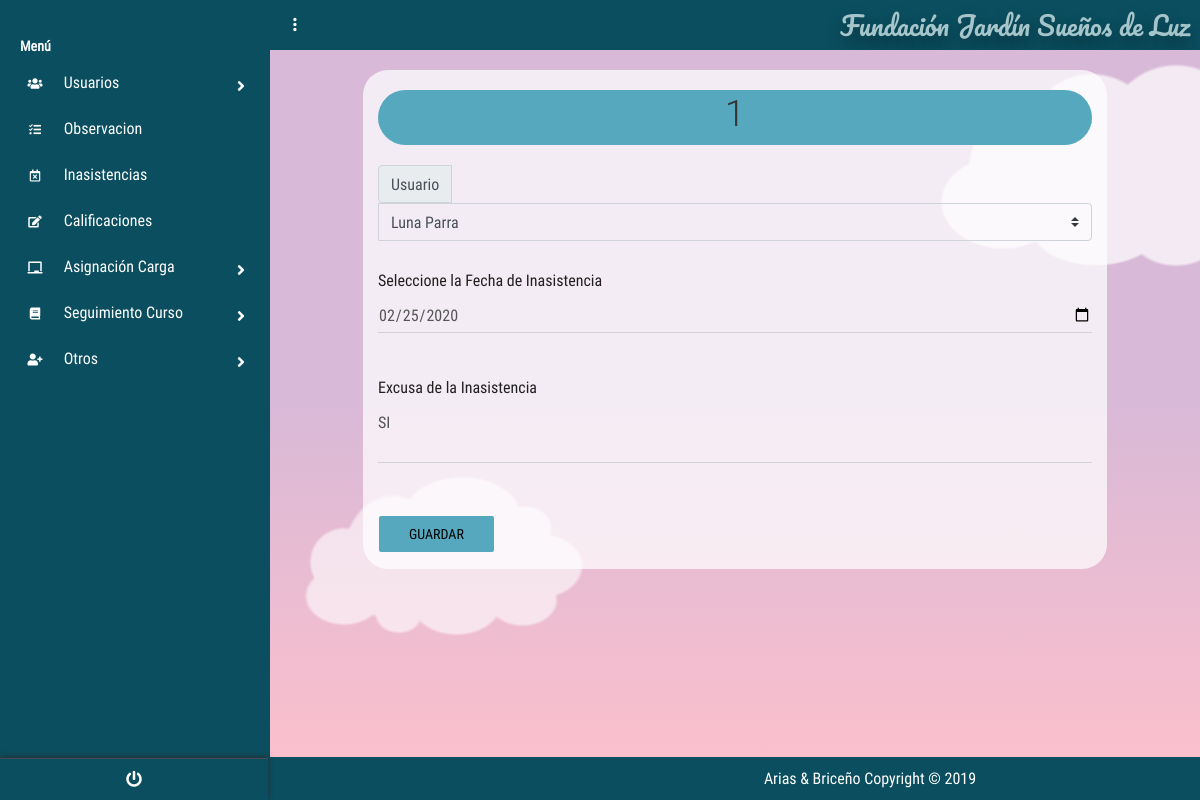
The app's page /?c=Inasistencia&a=nuevo&id_Inasistencia=1 (signed in) with its own data.
### tables this page shows
create table INASISTENCIA
(
id_Inasistencia INT PRIMARY KEY auto_increment ,
fecha_Inasistencia DATE not null,
excusa_Inasistencia VARCHAR (2),
id_Usuario_FKF int 
);

create table Usuario
(
id_Usuario int PRIMARY KEY auto_increment ,
user_Usuario varchar (50) not null,
password_Usuario varchar (8) not null,
nombre_Usuario varchar (50) not null,
apellido_Usuario varchar (50) not null,
tipoDoc_Usuario varchar (50) not null,
doc_Usuario bigint not null,
estado_Usuario varchar (50) not null,
id_tipoUsuario_FK int ,
id_Especialidad_FK int 
);

### controllers/InasistenciaController.php (called while the page is built, shortened)
<?php
require_once "./models/InasistenciaModel.php";
class InasistenciaController{
    private $mode;
    public function __CONSTRUCT(){
        $this->mode = new InasistenciaModel();
    }
    public function nuevo(){
        $alm = new InasistenciaModel();
        if(isset($_REQUEST['id_Inasistencia'])){
            $alm = $this->mode->Obtener($_REQUEST['id_Inasistencia']);
        }
        include_once './views/Inasistencia/Inasistencia.php';
    }
}

### models/Conexion.php (called while the page is built)
<?php
class Conexion{
    public static function conectar(){
        $PDO = new PDO("mysql:host=localhost;dbname=dbfundacion;charset=utf8","root","");
        $PDO->setAttribute(PDO::ATTR_ERRMODE,PDO::ERRMODE_EXCEPTION);
        return $PDO;
    }
}
?>

### models/InasistenciaModel.php (called while the page is built, shortened)
<?php
class InasistenciaModel{
    public $CNX;
    public function __construct(){
        try {
            $this->CNX= Conexion::conectar();
        } catch (Exception $e) {
            die($e->getMessage());
        }
    }
    public function Obtener($id_Inasistencia)
	{
		try
		{
            $query= "SELECT id_Inasistencia,
            fecha_Inasistencia,
            excusa_Inasistencia,
            id_Usuario_FKF,
            id_Usuario,
            nombre_Usuario,
            apellido_Usuario
            from Inasistencia
            inner join USUARIO on Usuario.id_Usuario=Inasistencia.id_Usuario_FKF
             where id_Inasistencia=? ";
            $stm = $this->CNX->prepare($query);
			$stm->execute(array($id_Inasistencia));
			return $stm->fetch(PDO::FETCH_OBJ);
		} catch (Exception $e)
		{
			die($e->getMessage());
		}
	}
}

### views/Inasistencia/Inasistencia.php (the view, shortened to what this page needs)
<!DOCTYPE html>
<html lang="es">
    <head>
        <link
            rel='stylesheet'
            href='https://cdnjs.cloudflare.com/ajax/libs/twitter-bootstrap/4.1.1/css/bootstrap.css'>
        <link
            rel='stylesheet'
            href='https://use.fontawesome.com/releases/v5.0.13/css/all.css'>
        <link
            rel="stylesheet"
            href="<?php echo SERVERURL; ?>assets/css/menu_Lateral.css">
        <link rel="stylesheet" href="<?php echo SERVERURL; ?>assets/css/main.css">
    </head>
    <body>
        <?php include "./views/modules/navlateral.php" ?>
        <section class="full-box dashboard-contentPage">
            <?php include "./views/modules/navbar.php" ?>
            <div class="container">
                <form
                    action="?c=Inasistencia&a=guardar_Inasistencia"
                    method="post"
                    class="FormularioAjax"
                    data-form="save"
                    autocomplete="off"
                    enctype="multipart/form-data">
                    <div>
                        <h1 class="page-header tituloa" style="margin-top:20px">
                            <?php echo $alm->id_Inasistencia != null ? $alm->id_Inasistencia : 'Nueva Inasistencia'; ?>
                        </h1>
                    </div>
                        <div class="input-group mb-3">
                        <div class="input-group-prepend">
                            <label class="input-group-text" for="inputGroupSelect01">Usuario</label>
                        </div>
                        <select
                            class="custom-select selects"
                            id="inputGroupSelect01"
                            style="background-color: #ffffff00;"
                            name="id_Usuario_FKF">
                            <option selected="selected" value="<?php echo $alm->id_Usuario_FKF; ?>">
                                <?php echo $alm->id_Inasistencia != null ? ($alm->nombre_Usuario.' '.$alm->apellido_Usuario) : '--Seleccione el Usuario--'; ?>
                            </option>
                        </select>
                    </div>
                    <div class="form-group">
                        <label>Seleccione la Fecha de Inasistencia</label>
                        <input
                        name="fecha_Inasistencia"
                        value="<?php echo $alm->fecha_Inasistencia; ?>"
                            class="form-control"
                            type="date"
                            required="required"
                            title="ingrese solo numeros"/>
                    </div>
                    <div class="form-group">
                        <label>Excusa de la Inasistencia</label>
                        <textarea
                            name="excusa_Inasistencia"
                            class="form-control"
                            placeholder="--Escriba aqui la Excusa--"
                            required="required"><?php echo $alm->excusa_Inasistencia; ?></textarea>
                    </div>
                    <div class="form-group" id="botones">
                        <input type="submit" value="Guardar" id="Crear" class="boton btn btn-info"/>
                    </div>
                </form>
            </div>
            <?php include "./views/modules/fondo_Form.php" ?>
        </section>
    </body>
</html>

### assets/css/menu_Lateral.css (style rules this page uses)
body { font-size: 0.9rem; }

### assets/css/main.css (style rules this page uses)
body, html { background-color: #0b4e5f; width: 100%; height: 100%; margin: 0; padding: 0; position: relative; font-size: 16px; font-family: 'RobotoCondensed'; overflow: hidden; }
.full-box { margin: 0; padding: 0; width: 100%; box-sizing: border-box; }
.container { background-color: rgba(255, 255, 255, 0.726); margin-top:20px; border-radius:25px; width:80%; }
.tablas,h1 { margin:20px }
h1 { text-align: center; padding: 5px; margin: 5px; }
.form-control { background-color: #ffffff00; }
form .btn, .botones { background-color: #56a8be; border-color: #56a8be; }
.tituloa { background-color: #56a8be; border-color: #56a8be; border-radius: 1em; }
.form-group .checkbox label, .form-group .radio label, .form-group label { font-size: 16px; line-height: 1.42857143; color: #212020; font-weight: 400; }
.dashboard-sideBar, .dashboard-contentPage { position: absolute; top: 0; height: 100%; transition: all .3s ease-in-out; }
.dashboard-contentPage { right: 0; z-index: 1; padding-left: 270px; }
.btn:not(.btn-raised).btn-info, .input-group-btn .btn:not(.btn-raised).btn-info { color: #000000; }
.input-group > .form-control, .input-group > .custom-select, .input-group > .custom-file { position: relative; -ms-flex: 1 1 auto; flex: 1 1 auto; width: 100%; }

### views/modules/fondo_Form.php (style rules this page uses)
html { box-sizing: border-box; }
*, *:before, *:after { box-sizing: inherit; }
body { margin: 0; background: linear-gradient(#d8b9d7 50%, #ffc0cb); min-height: 100vh; display: flex; justify-content: center; align-items: center; overflow: hidden; position: relative; }

### records on screen
inasistencia: id_Inasistencia "1", id_Usuario_FKF "Luna Parra", fecha_Inasistencia "02/25/2020", excusa_Inasistencia "SI"

### other values on screen
NOMBREPROYECTO "Fundación Jardín Sueños de Luz"
